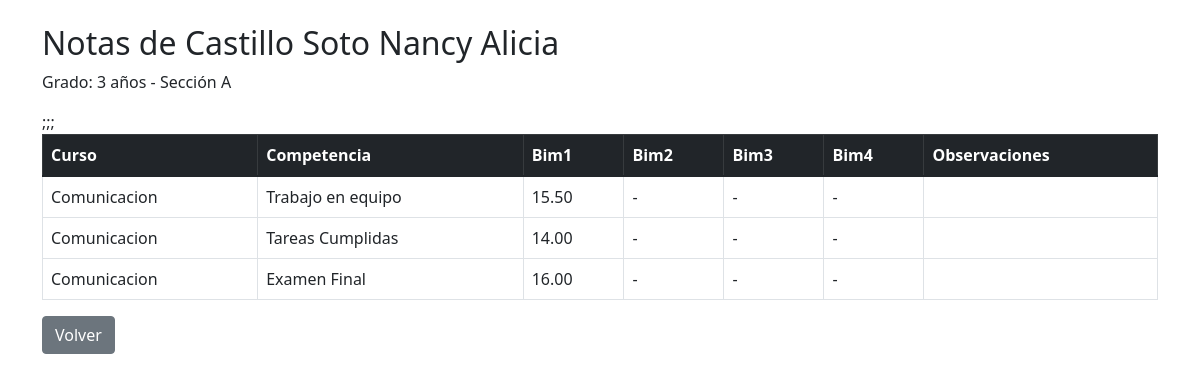
/vista/secretaria/ver_notas_detalle.php?id=561, run on the app's committed database.
### tables this page shows
CREATE TABLE `alumnos` (
  `id_alumno` int(11) NOT NULL AUTO_INCREMENT,
  `codigo_estudiante` varchar(20) NOT NULL,
  `nombres` varchar(100) NOT NULL,
  `apellidos` varchar(100) NOT NULL,
  `dni` varchar(8) NOT NULL,
  `fecha_nacimiento` date DEFAULT NULL,
  `telefono` varchar(15) DEFAULT NULL,
  `nombre_apoderado` varchar(150) DEFAULT NULL,
  `telefono_apoderado` varchar(15) DEFAULT NULL,
  `email_apoderado` varchar(100) DEFAULT NULL,
  `id_aula` int(11) NOT NULL,
  `activo` tinyint(1) DEFAULT 1,
  PRIMARY KEY (`id_alumno`),
  UNIQUE KEY `codigo_estudiante` (`codigo_estudiante`),
  UNIQUE KEY `dni` (`dni`),
  KEY `id_aula` (`id_aula`),
  CONSTRAINT `alumnos_ibfk_1` FOREIGN KEY (`id_aula`) REFERENCES `aulas_asignadas` (`id_aula`)
);

CREATE TABLE `grados` (
  `id_grado` int(11) NOT NULL AUTO_INCREMENT,
  `nombre_grado` varchar(20) NOT NULL,
  `id_nivel` int(11) NOT NULL,
  `orden` int(11) DEFAULT 0,
  PRIMARY KEY (`id_grado`),
  KEY `id_nivel` (`id_nivel`),
  CONSTRAINT `grados_ibfk_1` FOREIGN KEY (`id_nivel`) REFERENCES `niveles` (`id_nivel`)
);

CREATE TABLE `secciones` (
  `id_seccion` int(11) NOT NULL AUTO_INCREMENT,
  `nombre_seccion` varchar(10) NOT NULL,
  PRIMARY KEY (`id_seccion`)
);

CREATE TABLE `competencias` (
  `id_competencia` int(11) NOT NULL AUTO_INCREMENT,
  `id_curso` int(11) NOT NULL,
  `nombre_competencia` varchar(200) NOT NULL,
  PRIMARY KEY (`id_competencia`),
  KEY `id_curso` (`id_curso`),
  CONSTRAINT `competencias_ibfk_1` FOREIGN KEY (`id_curso`) REFERENCES `cursos` (`id_curso`)
);

CREATE TABLE `cursos` (
  `id_curso` int(11) NOT NULL AUTO_INCREMENT,
  `nombre_curso` varchar(100) NOT NULL,
  `codigo_curso` varchar(20) DEFAULT NULL,
  `horas_semanales` int(11) DEFAULT 4,
  `id_nivel` int(11) NOT NULL,
  PRIMARY KEY (`id_curso`),
  KEY `id_nivel` (`id_nivel`),
  CONSTRAINT `cursos_ibfk_1` FOREIGN KEY (`id_nivel`) REFERENCES `niveles` (`id_nivel`)
);

CREATE TABLE `notas` (
  `id_nota` int(11) NOT NULL AUTO_INCREMENT,
  `id_alumno` int(11) NOT NULL,
  `id_competencia` int(11) NOT NULL,
  `id_docente_curso_aula` int(11) NOT NULL,
  `bimestre` tinyint(4) NOT NULL CHECK (`bimestre` in (1,2,3,4)),
  `nota` decimal(5,2) DEFAULT NULL CHECK (`nota` >= 0 and `nota` <= 20),
  `observacion` text DEFAULT NULL,
  `creado_en` timestamp NOT NULL DEFAULT current_timestamp(),
  PRIMARY KEY (`id_nota`),
  KEY `id_alumno` (`id_alumno`),
  KEY `id_competencia` (`id_competencia`),
  KEY `id_docente_curso_aula` (`id_docente_curso_aula`),
  CONSTRAINT `notas_ibfk_1` FOREIGN KEY (`id_alumno`) REFERENCES `alumnos` (`id_alumno`),
  CONSTRAINT `notas_ibfk_2` FOREIGN KEY (`id_competencia`) REFERENCES `competencias` (`id_competencia`),
  CONSTRAINT `notas_ibfk_3` FOREIGN KEY (`id_docente_curso_aula`) REFERENCES `docente_curso_aula` (`id_docente_curso_aula`)
);

### vista/secretaria/ver_notas_detalle.php (the view, shortened to what this page needs)
<?php
$database = new Database();
$db = $database->getConnection();
$id_alumno = $_GET['id'] ?? 0;
if($id_alumno){
    $stmt = $db->prepare("SELECT a.*, g.nombre_grado, s.nombre_seccion FROM alumnos a JOIN aulas_asignadas aa ON a.id_aula=aa.id_aula JOIN grados g ON aa.id_grado=g.id_grado JOIN secciones s ON aa.id_seccion=s.id_seccion WHERE a.id_alumno=:id");
    $stmt->bindParam(':id',$id_alumno); $stmt->execute(); $alumno=$stmt->fetch(PDO::FETCH_ASSOC);
    ?>
    <!DOCTYPE html>
    <html>
    <head><title>Detalle de Notas</title><link href="https://cdn.jsdelivr.net/npm/bootstrap@5.1.3/dist/css/bootstrap.min.css" rel="stylesheet"></head>
    <body><div class="container mt-4"><h2>Notas de <?php echo $alumno['apellidos'].' '.$alumno['nombres']; ?></h2><p>Grado: <?php echo $alumno['nombre_grado'].' - Sección '.$alumno['nombre_seccion']; ?></p>
    <table class="table table-bordered"><thead class="table-dark"><th>Curso</th><th>Competencia</th><th>Bim1</th><th>Bim2</th><th>Bim3</th><th>Bim4</th><th>Observaciones</th></thead><tbody>
    <?php
    $stmt_cursos = $db->prepare("SELECT DISTINCT c.id_curso, c.nombre_curso FROM notas n JOIN competencias comp ON n.id_competencia=comp.id_competencia JOIN cursos c ON comp.id_curso=c.id_curso WHERE n.id_alumno=:alumno");
    $stmt_cursos->bindParam(':alumno',$id_alumno); $stmt_cursos->execute(); $cursos=$stmt_cursos->fetchAll(PDO::FETCH_ASSOC);
    foreach($cursos as $curso){
        $stmt_comp = $db->prepare("SELECT id_competencia, nombre_competencia FROM competencias WHERE id_curso=:curso");
        $stmt_comp->bindParam(':curso',$curso['id_curso']); $stmt_comp->execute(); $competencias=$stmt_comp->fetchAll(PDO::FETCH_ASSOC);
        foreach($competencias as $comp){
            echo '<tr>;<td>'.$curso['nombre_curso'].'</td><td>'.$comp['nombre_competencia'].'</td>';
            for($b=1;$b<=4;$b++){
                $stmt_nota = $db->prepare("SELECT nota, observacion FROM notas WHERE id_alumno=:alumno AND id_competencia=:comp AND bimestre=:bim");
                $stmt_nota->bindParam(':alumno',$id_alumno); $stmt_nota->bindParam(':comp',$comp['id_competencia']); $stmt_nota->bindParam(':bim',$b); $stmt_nota->execute(); $nota=$stmt_nota->fetch(PDO::FETCH_ASSOC);
                echo '<td>'.($nota['nota']??'-').'</td>';
            }
            echo '<td>'.($nota['observacion']??'').'</td></tr>';
        }
    }
    ?>
    </tbody></table><a href="ver_notas.php" class="btn btn-secondary">Volver</a></div></body></html>
    <?php
}
?>

### data on the page
alumnos: apellidos "Castillo Soto", nombres "Nancy Alicia", grados.nombre_grado "3 años", secciones.nombre_seccion "A"
competencias: id_curso.nombre_curso "Comunicacion", nombre_competencia "Trabajo en equipo", nota "-"
notas: nota "15.50"
competencias: id_curso.nombre_curso "Comunicacion", nombre_competencia "Tareas Cumplidas", nota "-"
notas: nota "14.00"
competencias: id_curso.nombre_curso "Comunicacion", nombre_competencia "Examen Final", nota "-"
notas: nota "16.00"
